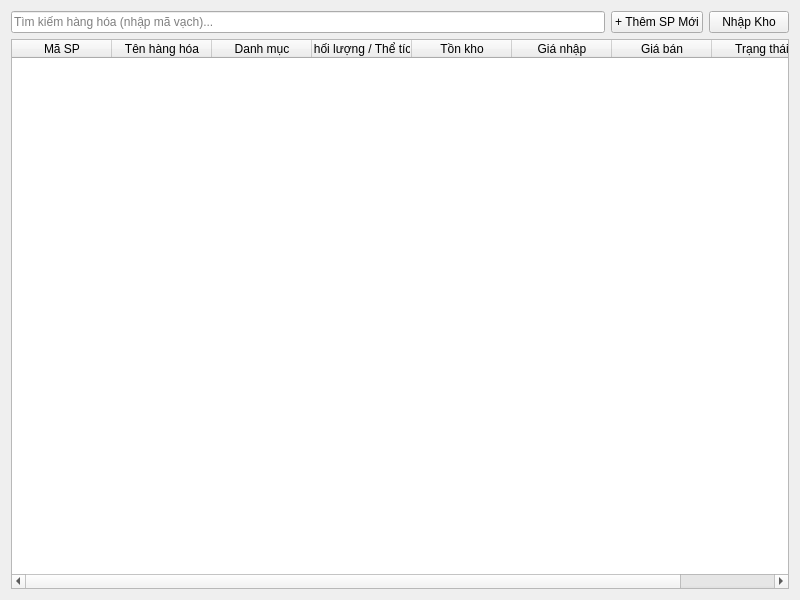
<?xml version="1.0" encoding="UTF-8"?>
<ui version="4.0">
 <class>Inventory</class>
 <widget class="QWidget" name="Inventory">
  <property name="geometry"><rect><x>0</x><y>0</y><width>800</width><height>600</height></rect></property>
  <layout class="QVBoxLayout">
   <item>
    <layout class="QHBoxLayout">
     <item><widget class="QLineEdit" name="txtSearch"><property name="placeholderText"><string>Tìm kiếm hàng hóa (nhập mã vạch)...</string></property></widget></item>
     <item><widget class="QPushButton" name="btnAdd"><property name="text"><string>+ Thêm SP Mới</string></property></widget></item>
     <item><widget class="QPushButton" name="btnImport"><property name="text"><string>Nhập Kho</string></property></widget></item>
    </layout>
   </item>
   <item>
    <widget class="QTableWidget" name="tableInventory">
     <column><property name="text"><string>Mã SP</string></property></column>
     <column><property name="text"><string>Tên hàng hóa</string></property></column>
     <column><property name="text"><string>Danh mục</string></property></column>
     <column><property name="text"><string>Khối lượng / Thể tích</string></property></column>
     <column><property name="text"><string>Tồn kho</string></property></column>
     <column><property name="text"><string>Giá nhập</string></property></column>
     <column><property name="text"><string>Giá bán</string></property></column>
     <column><property name="text"><string>Trạng thái</string></property></column>
    </widget>
   </item>
  </layout>
 </widget>
 <resources/>
 <connections/>
</ui>
